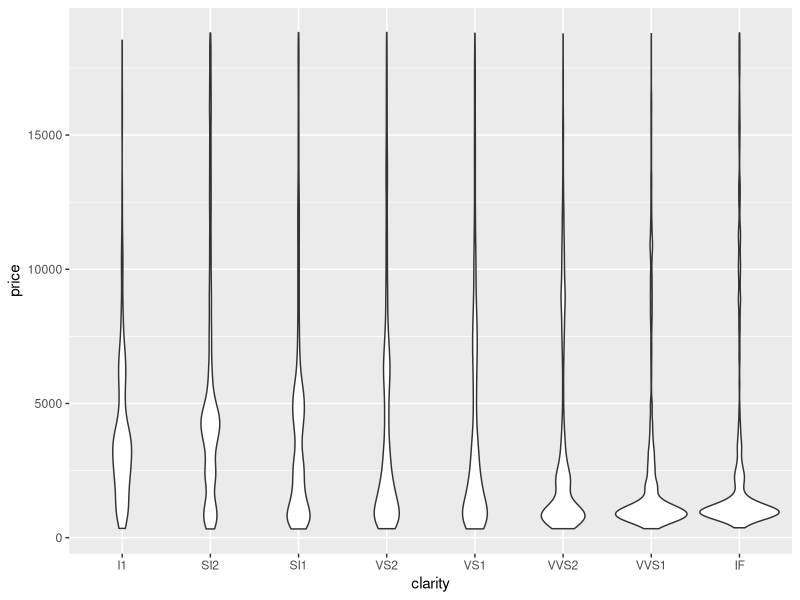
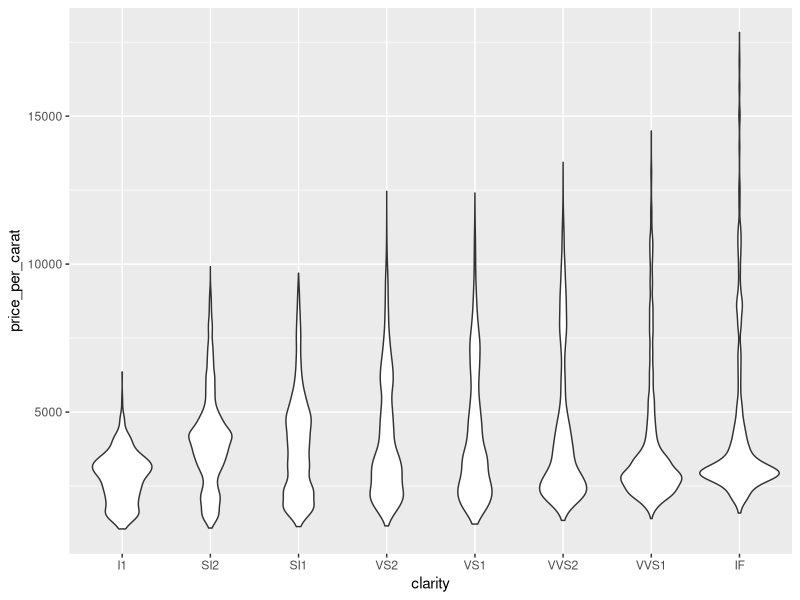
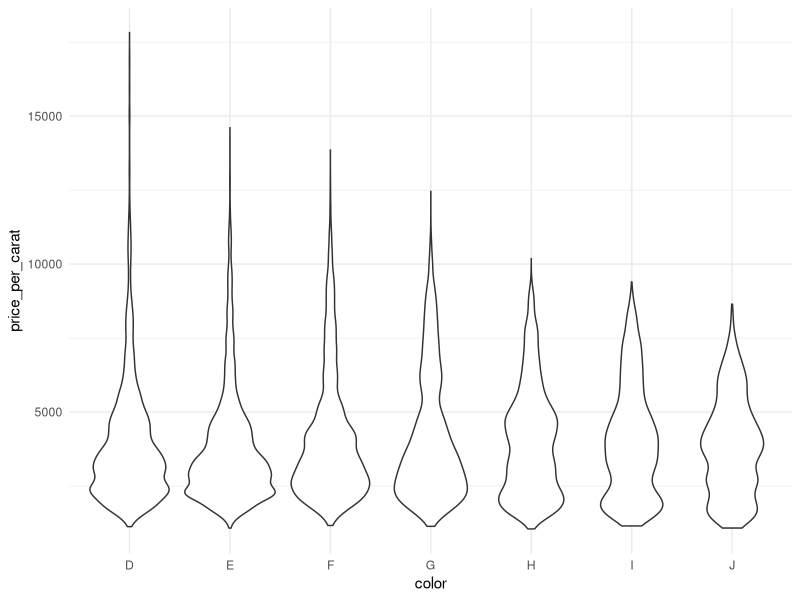
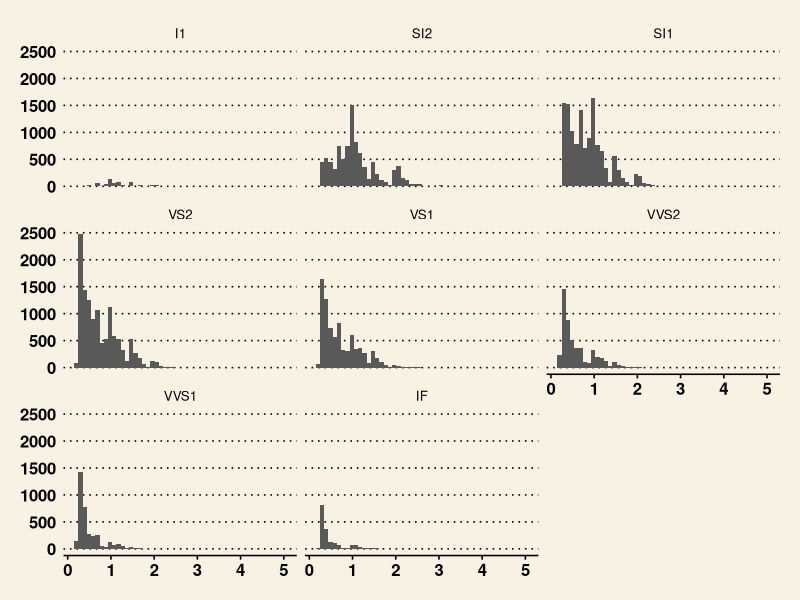
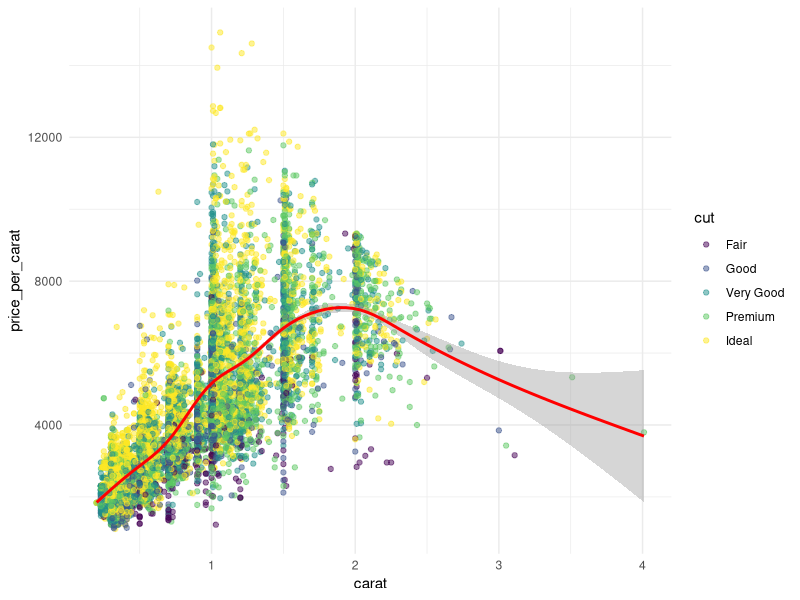
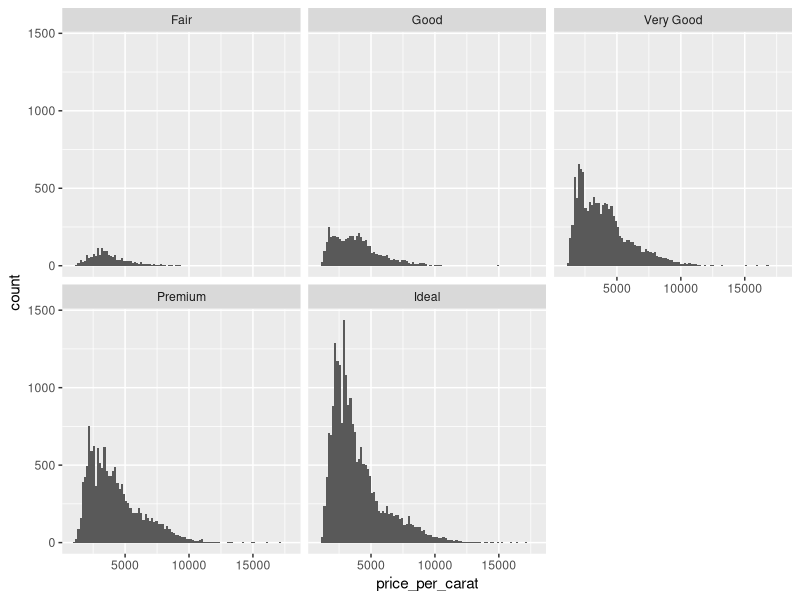

R code for these plots, in order:
## ---- chunk 1
library(ggplot2)
library(dplyr)
library(ggthemes)
## ---- chunk 2
# question1: price distribution by clarity 
  ggplot(diamonds,aes(clarity,price)) +
    geom_violin()
## ---- chunk 3
## calculate the price per carat of each diamonds
diamonds <- diamonds %>%
  mutate(price_per_carat = price/carat)

## build the violin chart again using clarity and price per carat
ggplot(diamonds,aes(clarity,price_per_carat)) +
  geom_violin()
## ---- chunk 4
# question2: price distribution by color
ggplot(diamonds,aes(color,price_per_carat)) + 
  geom_violin() +
  theme_minimal()
## ---- chunk 5
# question3: Relationship between clarity and size
ggplot(diamonds,aes(carat)) + 
  geom_histogram(bins=50) +
  facet_wrap(~clarity) + 
  theme_wsj()
## ---- chunk 6
# question4: Relationship between size and price per carat
ggplot(sample_frac(diamonds,0.2),
       aes(carat,price_per_carat,color=cut)) +
  geom_point(alpha=0.5) + 
  geom_smooth(col="red") +
  theme_minimal()
## ---- chunk 7
# question5: Most marketable price points
ggplot(diamonds,aes(price_per_carat)) +
  geom_histogram(bins=100) +
  facet_wrap(~cut)
